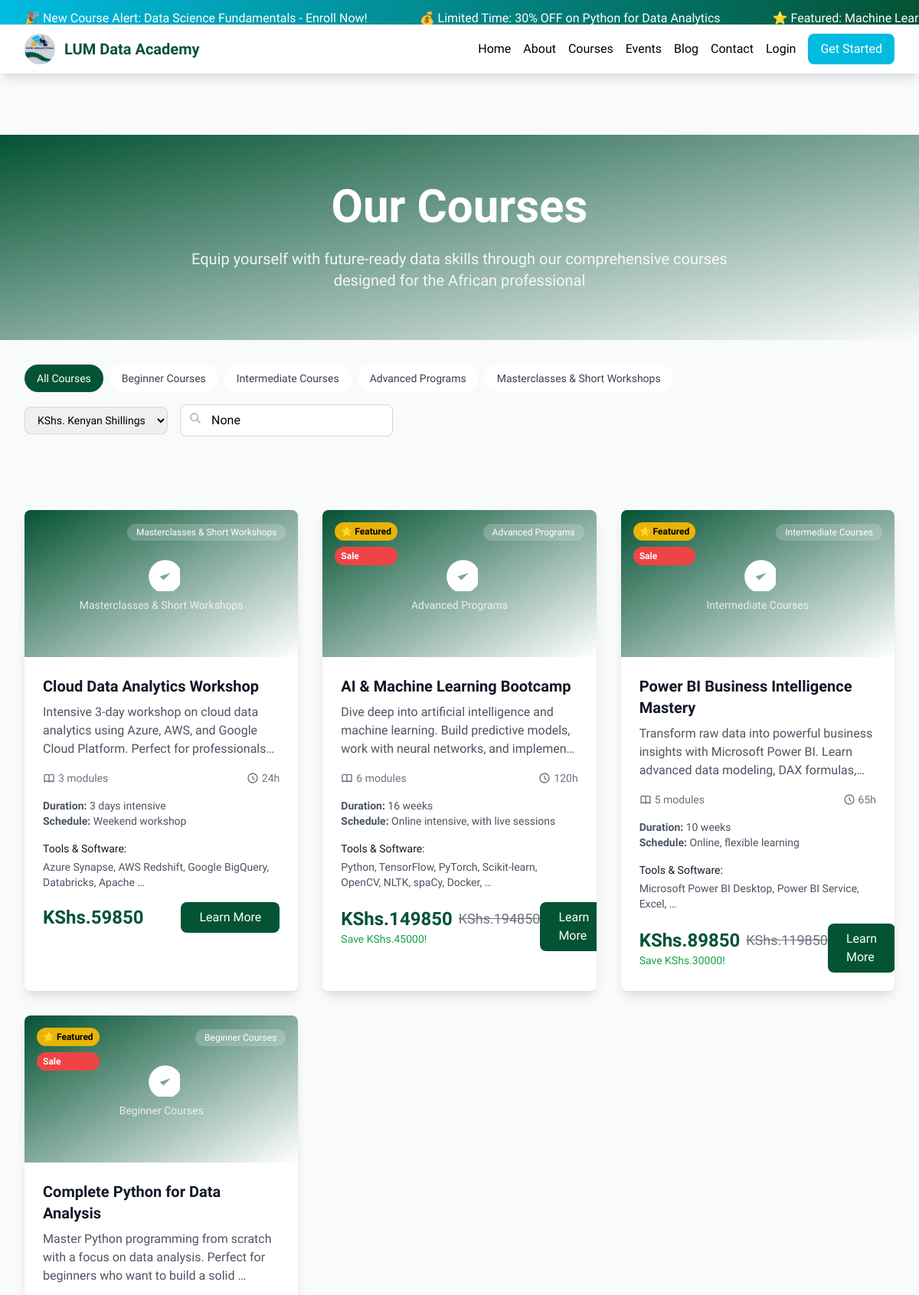
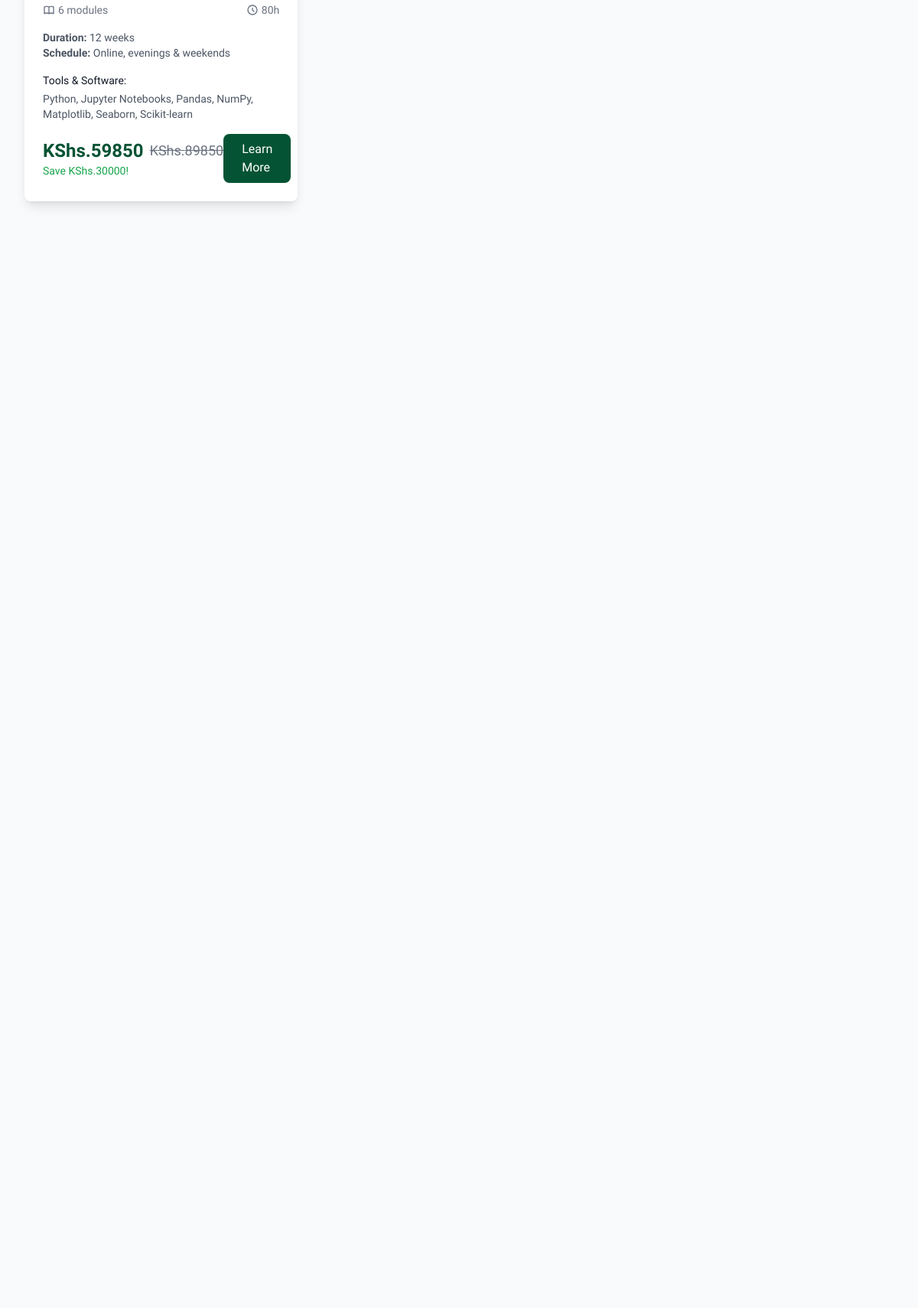
Page /courses/ (upper part) on the committed database (2 pictures, top to bottom).
### core/models.py (models this page shows, shortened)
class CourseCategory(models.Model):
    CATEGORY_CHOICES = [
        ('beginner', 'Beginner Courses'),
        ('intermediate', 'Intermediate Courses'),
        ('advanced', 'Advanced Programs'),
        ('masterclass', 'Masterclasses & Short Workshops'),
    ]
    name = models.CharField(max_length=50, choices=CATEGORY_CHOICES, unique=True)
    display_name = models.CharField(max_length=100)
    description = models.TextField()
    icon = models.CharField(max_length=50, help_text="Font Awesome icon class")
    order = models.PositiveIntegerField(default=0)
    class Meta:
        ordering = ['order', 'name']
        verbose_name_plural = 'Course Categories'

class Course(models.Model):
    title = models.CharField(max_length=200)
    slug = models.SlugField(unique=True, blank=True)
    category = models.ForeignKey(CourseCategory, on_delete=models.CASCADE, related_name='courses')
    overview = CKEditor5Field(config_name='default', help_text="Brief course overview")
    description = CKEditor5Field(config_name='extends', help_text="Detailed course description")
    duration = models.CharField(max_length=100, help_text="e.g., 8 weeks, 3 months")
    schedule = models.CharField(max_length=100, help_text="e.g., online, evenings")
    learning_outcomes = CKEditor5Field(config_name='default', help_text="What students will learn")
    tools_software = models.TextField(help_text="Python, Power BI, R, etc.")
    prerequisites = CKEditor5Field(config_name='default', blank=True, help_text="Course prerequisites")
    course_syllabus = CKEditor5Field(config_name='extends', blank=True, help_text="Detailed course syllabus")
    price = models.DecimalField(max_digits=10, decimal_places=2)
    discount_price = models.DecimalField(max_digits=10, decimal_places=2, null=True, blank=True)
    USD_TO_KES_RATE = 150.0  # 1 USD = 150 KES (approximate)
    USD_TO_NGN_RATE = 800.0  # 1 USD = 800 NGN (approximate)
    course_pdf = models.FileField(upload_to='course_pdfs/', blank=True, null=True)
    image = models.ImageField(upload_to='course_images/', blank=True, null=True)
    video_intro_url = models.URLField(blank=True, help_text="YouTube or Vimeo URL for course intro")
    is_featured = models.BooleanField(default=False)
    is_active = models.BooleanField(default=True)
    total_modules = models.PositiveIntegerField(default=0, help_text="Total number of modules")
    estimated_hours = models.PositiveIntegerField(default=0, help_text="Estimated completion time in hours")
    created_at = models.DateTimeField(auto_now_add=True)
    updated_at = models.DateTimeField(auto_now=True)
    class Meta:
        ordering = ['-created_at']
    def get_display_price(self):
        return self.discount_price if self.discount_price else self.price
    def get_savings(self):
        if self.discount_price:
            return self.price - self.discount_price
        return 0

### core/views.py (the view)
# urls.py: path('courses/', views.courses, name='courses'),
def courses(request):
    categories = CourseCategory.objects.all()
    category_slug = request.GET.get('category')
    search_query = request.GET.get('search')
    selected_currency = request.GET.get('currency', 'KES')
    courses_list = Course.objects.filter(is_active=True)
    if category_slug:
        courses_list = courses_list.filter(category__name=category_slug)
    if search_query:
        courses_list = courses_list.filter(title__icontains=search_query)
    paginator = Paginator(courses_list, 9)
    page_number = request.GET.get('page')
    courses_page = paginator.get_page(page_number)
    currencies = [
        {'code': 'KES', 'name': 'Kenyan Shillings', 'symbol': 'KShs.'},
        {'code': 'USD', 'name': 'US Dollars', 'symbol': '$'},
        {'code': 'NGN', 'name': 'Nigerian Nairas', 'symbol': '₦'},
    ]
    context = {
        'courses': courses_page,
        'categories': categories,
        'current_category': category_slug,
        'search_query': search_query,
        'currencies': currencies,
        'selected_currency': selected_currency,
    }
    return render(request, 'core/courses.html', context)

### core/templatetags/currency_filters.py (called while the page is built)
@register.filter
def multiply(value, arg):
    try:
        return float(value) * float(arg)
    except:
        return 0

### core/templates/core/courses.html (shortened to what this page needs)
{% extends 'core/base.html' %}
{% load currency_filters %}
{% block content %}
<div class="min-h-screen pt-20">
    <section class="bg-gradient-to-br from-primary to-primary-dark text-white py-16">
        <div class="max-w-7xl mx-auto px-4 sm:px-6 lg:px-8 text-center">
            <h1 class="text-4xl md:text-6xl font-bold mb-6">Our Courses</h1>
            <p class="text-xl text-white/90 max-w-3xl mx-auto">
                Equip yourself with future-ready data skills through our comprehensive courses designed for the African professional
            </p>
        </div>
    </section>
    <section class="py-8 bg-gray-50">
        <div class="max-w-7xl mx-auto px-4 sm:px-6 lg:px-8">
            <div class="flex flex-wrap items-center justify-between gap-4">
                <div class="flex flex-wrap gap-2">
                    <a href="{% url 'core:courses' %}"
                       class="px-4 py-2 rounded-full text-sm font-medium transition-colors {% if not current_category %}bg-primary text-white{% else %}bg-white text-gray-700 hover:bg-gray-100{% endif %}">
                        All Courses
                    </a>
                    {% for category in categories %}
                    <a href="{% url 'core:courses' %}?category={{ category.name }}"
                       class="px-4 py-2 rounded-full text-sm font-medium transition-colors {% if current_category == category.name %}bg-primary text-white{% else %}bg-white text-gray-700 hover:bg-gray-100{% endif %}">
                        {{ category.display_name }}
                    </a>
                    {% endfor %}
                </div>
                <div class="flex items-center gap-4">
                    <form method="GET" class="flex items-center">
                        <select name="currency" onchange="this.form.submit()"
                                class="px-3 py-2 border border-gray-300 rounded-lg focus:ring-2 focus:ring-primary focus:border-transparent text-sm">
                            {% for currency in currencies %}
                            <option value="{{ currency.code }}" {% if currency.code == selected_currency %}selected{% endif %}>
                                {{ currency.symbol }} {{ currency.name }}
                            </option>
                            {% endfor %}
                        </select>
                    </form>
                    <form method="GET" class="flex items-center">
                        <div class="relative">
                            <input type="text" name="search" placeholder="Search courses..."
                                   value="{{ search_query }}"
                                   class="pl-10 pr-4 py-2 border border-gray-300 rounded-lg focus:ring-2 focus:ring-primary focus:border-transparent">
                            <svg class="absolute left-3 top-2.5 w-4 h-4 text-gray-400" fill="none" stroke="currentColor" viewBox="0 0 24 24">
                                <path stroke-linecap="round" stroke-linejoin="round" stroke-width="2" d="M21 21l-6-6m2-5a7 7 0 11-14 0 7 7 0 0114 0z"></path>
                            </svg>
                        </div>
                    </form>
                </div>
            </div>
        </div>
    </section>
    <section class="py-16">
        <div class="max-w-7xl mx-auto px-4 sm:px-6 lg:px-8">
            {% if courses %}
            <div class="grid md:grid-cols-2 lg:grid-cols-3 gap-8">
                {% for course in courses %}
                <div class="bg-white rounded-lg shadow-lg overflow-hidden hover:shadow-xl transition-shadow duration-300">
                    <div class="relative h-48 bg-gradient-to-br from-primary to-primary-dark">
                        {% if course.image %}
                        <img src="{{ course.image.url }}" alt="{{ course.title }}" class="w-full h-full object-cover">
                        {% else %}
                        <div class="absolute inset-0 flex items-center justify-center">
                            <div class="text-center text-white">
                                <svg class="w-12 h-12 mx-auto mb-2" fill="currentColor" viewBox="0 0 20 20">
                                    <path d="M9 12l2 2 4-4m6 2a9 9 0 11-18 0 9 9 0 0118 0z"></path>
                                </svg>
                                <p class="text-sm opacity-80">{{ course.category.display_name }}</p>
                            </div>
                        </div>
                        {% endif %}
                        <div class="absolute top-4 left-4 flex flex-col gap-2">
                            {% if course.is_featured %}
                            <span class="bg-yellow-500 text-black px-2 py-1 rounded-full text-xs font-bold">
                                ⭐ Featured
                            </span>
                            {% endif %}
                            {% if course.discount_price %}
                            <span class="bg-red-500 text-white px-2 py-1 rounded-full text-xs font-bold">
                                Sale
                            </span>
                            {% endif %}
                        </div>
                        <div class="absolute top-4 right-4">
                            <span class="bg-white/20 backdrop-blur text-white px-3 py-1 rounded-full text-xs font-medium">
                                {{ course.category.display_name }}
                            </span>
                        </div>
                    </div>
                    <div class="p-6">
                        <h3 class="text-xl font-bold text-gray-900 mb-2 line-clamp-2">
                            <a href="{% url 'core:course_detail' course.slug %}" class="hover:text-primary transition-colors">
                                {{ course.title }}
                            </a>
                        </h3>
                        <div class="prose prose-sm text-gray-600 mb-4 line-clamp-3">
                            {{ course.overview|safe|truncatewords:20 }}
                        </div>
                        <div class="flex items-center justify-between text-sm text-gray-500 mb-4">
                            <div class="flex items-center">
                                {{ course.total_modules }} modules
                            </div>
                            <div class="flex items-center">
                                <svg class="w-4 h-4 mr-1" fill="none" stroke="currentColor" viewBox="0 0 24 24">
                                    <path stroke-linecap="round" stroke-linejoin="round" stroke-width="2" d="M12 8v4l3 3m6-3a9 9 0 11-18 0 9 9 0 0118 0z"></path>
                                </svg>
                                {{ course.estimated_hours }}h
                            </div>
                        </div>
                        <div class="text-sm text-gray-600 mb-4">
                            <p><strong>Duration:</strong> {{ course.duration }}</p>
                            <p><strong>Schedule:</strong> {{ course.schedule }}</p>
                        </div>
                        <div class="mb-4">
                            <p class="text-sm font-medium text-gray-900 mb-1">Tools & Software:</p>
                            <p class="text-sm text-gray-600">{{ course.tools_software|truncatewords:8 }}</p>
                        </div>
                        <div class="flex items-center justify-between">
                            <div>
                                {% if course.discount_price %}
                                <div class="flex items-center">
                                    {% if selected_currency == 'USD' %}
                                    <span class="text-2xl font-bold text-primary">
                                        ${{ course.get_display_price|floatformat:0 }}
                                    </span>
                                    <span class="text-lg text-gray-500 line-through ml-2">
                                        ${{ course.price|floatformat:0 }}
                                    </span>
                                    {% else %}
                                    <span class="text-2xl font-bold text-primary">
                                        KShs.{{ course.get_display_price|multiply:150|floatformat:0 }}
                                    </span>
                                    <span class="text-lg text-gray-500 line-through ml-2">
                                        KShs.{{ course.price|multiply:150|floatformat:0 }}
                                    </span>
                                    {% endif %}
                                </div>
                                <div class="text-sm text-green-600 font-medium">
                                    {% if selected_currency == 'USD' %}
                                    Save ${{ course.get_savings|floatformat:0 }}!
                                    {% elif selected_currency == 'NGN' %}
                                    Save ₦{{ course.get_savings|multiply:800|floatformat:0 }}!
                                    {% else %}
                                    Save KShs.{{ course.get_savings|multiply:150|floatformat:0 }}!
                                    {% endif %}
                                </div>
                                {% else %}
                                {% if selected_currency == 'USD' %}
                                <span class="text-2xl font-bold text-primary">
                                    ${{ course.price|floatformat:0 }}
                                </span>
                                {% elif selected_currency == 'NGN' %}
                                <span class="text-2xl font-bold text-primary">
                                    ₦{{ course.price|multiply:800|floatformat:0 }}
                                </span>
                                {% else %}
                                <span class="text-2xl font-bold text-primary">
                                    KShs.{{ course.price|multiply:150|floatformat:0 }}
                                </span>
                                {% endif %}
                                {% endif %}
                            </div>
                            <a href="{% url 'core:course_detail' course.slug %}"
                               class="bg-primary hover:bg-primary-dark text-white px-6 py-2 rounded-lg font-medium transition-colors">
                                Learn More
                            </a>
                        </div>
                    </div>
                </div>
                {% endfor %}
            </div>
            {% endif %}
        </div>
    </section>
</div>
{% endblock %}

### rows in the picture
CourseCategory: display_name "Beginner Courses"
CourseCategory: display_name "Intermediate Courses"
CourseCategory: display_name "Advanced Programs"
CourseCategory: display_name "Masterclasses & Short Workshops"
Course: category.display_name "Masterclasses & Short Workshops", title "Cloud Data Analytics Workshop", overview "Intensive 3-day workshop on cloud data analytics using Azure, AWS, and Google Cloud Platform. Perfect for…", total_modules "3", estimated_hours "24", duration "3 days intensive", schedule "Weekend workshop", tools_software "Azure Synapse, AWS Redshift, Google BigQuery, Databricks, Apache …", price|multiply "59850"
Course: category.display_name "Advanced Programs", is_featured "⭐ Featured", shows "Sale", title "AI & Machine Learning Bootcamp", overview "Dive deep into artificial intelligence and machine learning. Build predictive models, work with neural networks, and…", total_modules "6", estimated_hours "120", duration "16 weeks", schedule "Online intensive, with live sessions", tools_software "Python, TensorFlow, PyTorch, Scikit-learn, OpenCV, NLTK, spaCy, Docker, …", get_display_price|multiply "149850", price|multiply "194850", get_savings|multiply "45000"
Course: category.display_name "Intermediate Courses", is_featured "⭐ Featured", shows "Sale", title "Power BI Business Intelligence Mastery", overview "Transform raw data into powerful business insights with Microsoft Power BI. Learn advanced data modeling, DAX…", total_modules "5", estimated_hours "65", duration "10 weeks", schedule "Online, flexible learning", tools_software "Microsoft Power BI Desktop, Power BI Service, Excel, …", get_display_price|multiply "89850", price|multiply "119850", get_savings|multiply "30000"
Course: category.display_name "Beginner Courses", is_featured "⭐ Featured", shows "Sale", title "Complete Python for Data Analysis", overview "Master Python programming from scratch with a focus on data analysis. Perfect for beginners who want to build a solid …", total_modules "6", estimated_hours "80", duration "12 weeks", schedule "Online, evenings & weekends", tools_software "Python, Jupyter Notebooks, Pandas, NumPy, Matplotlib, Seaborn, Scikit-learn", get_display_price|multiply "59850", price|multiply "89850", get_savings|multiply "30000"

### other values in the picture
form field currency "KShs. Kenyan Shillings"
